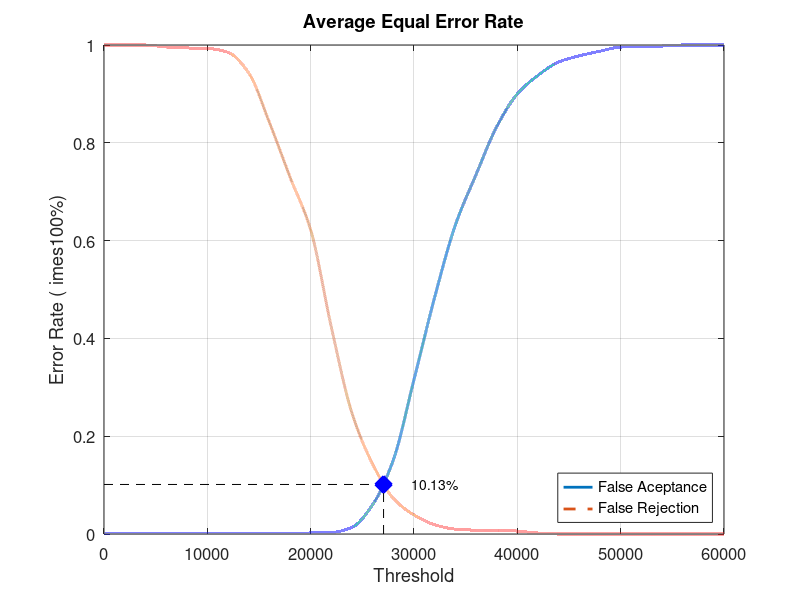
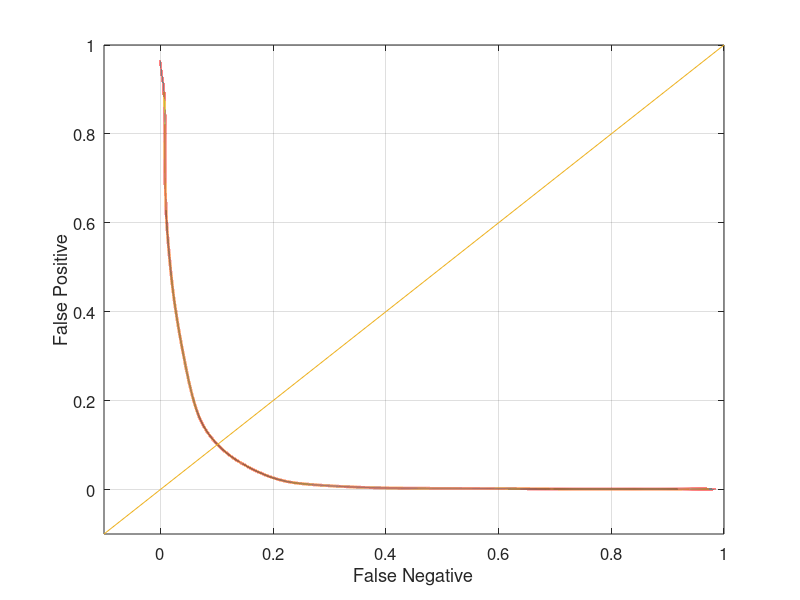

These figures' MATLAB source, in order:
close all;
clear;
clc;
x = 0:2000:60000;
xq = 0:0.5:60000;

y0 = [0 0.00105263 0.00105263 0.00105263 0.00105263 0.00105263 0.00105263 0.00105263 0.00105263 0.00105263 0.00210526 0.0031579 0.0136842 0.06 0.151579 0.315789 0.48421 0.631579 0.734737 0.832631 0.9 0.937895 0.965263 0.977895 0.987368 0.995789 0.996842 0.997895 1 1 1]
yy0 = interp1(x, y0, xq, 'pchip');
y1 = [1 1 1 0.996 0.994 0.993 0.985 0.943 0.842 0.73 0.622 0.423 0.247 0.143 0.073 0.039 0.019 0.01 0.008 0.008 0.006 0.002 0 0 0 0 0 0 0 0 0]
yy1 = interp1(x, y1, xq, 'pchip');

% Calculating EER: 
y2 = abs(y0 - y1);
find(y2 == min(y2))
yy2 = abs(yy0 - yy1);
xEER = find(yy2 == min(yy2));
xEERIndex = xq(xEER) % X-axis EER
yEER = yy0(xEER) % Y-axis EER

main = figure
plot(xq, yy0,'-','LineWidth', 2);	hold on
plot(xq, yy1,'--','LineWidth', 2);	hold on
plot([xEERIndex xEERIndex], [0 yEER], 'k--');	hold on
plot([0 xEERIndex], [yEER yEER], 'k--');	hold on
plot(xEERIndex, yEER, 'bx', 'LineWidth', 10);	hold on
text(xEERIndex + 10 * xEERIndex / 100, yEER, [num2str(round((10000 * yEER)) / 100) '%'])
legend('False Aceptance', 'False Rejection', 'Location', 'SouthEast')
xlabel('Threshold')
ylabel('Error Rate (	imes100%)')
title('Average Equal Error Rate')
set(gca, 'FontSize', 12)
axis([0 60000 0 1])
grid on

print(main, 'Database4AverageMain', '-dpng');
FNRxFPR = figure('Color', [1 1 1]);
plot(yy1, yy0, '-', yy1, yy0, 'LineWidth', 2);
hold on
y = -0.1:0.1:1
plot(y, y); 
set(gca, 'FontSize', 12)
xlabel('False Negative')
ylabel('False Positive')
axis([-0.1 1 -0.1 1])
set(gca, 'FontSize', 12)
grid on

print(FNRxFPR, 'Database4AverageFNRxFPR','-dpng');
